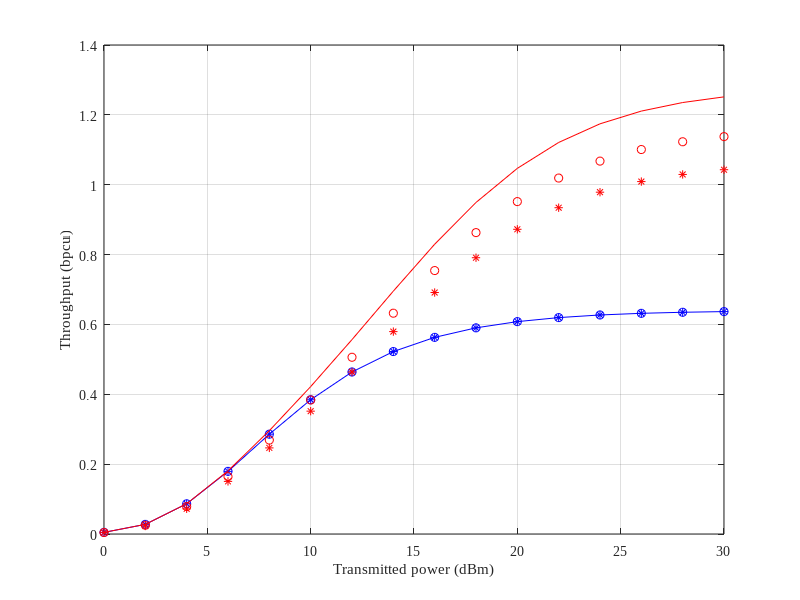
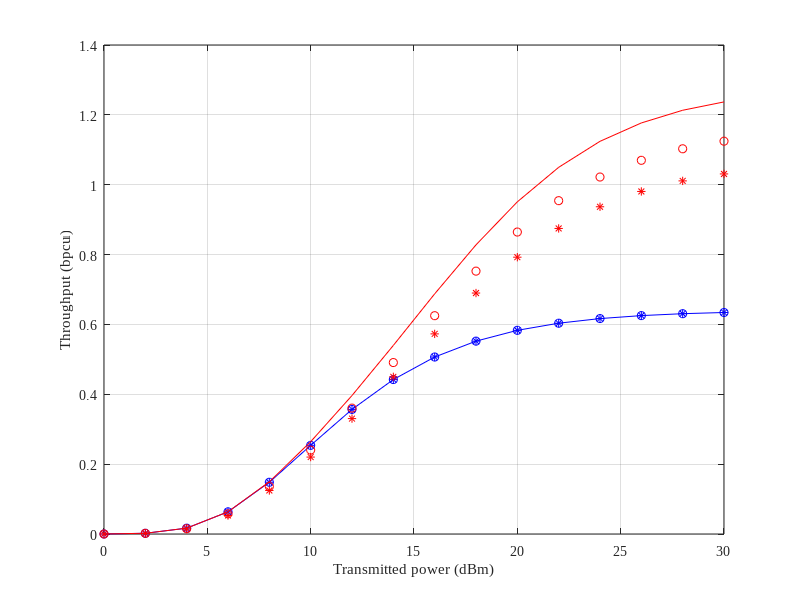

The MATLAB script that drew these images, in order:
clc; clear variables; close all;

% Basic setting
% # of channel tap
N = 1e6;
% Path loss exponent
eta = 4;
% User distance
d1 = 400;
d2 = 500;
% Rayleigh fading channel
h1 = sqrt(1/2*d1^-eta)*(randn(1,N)+1i*randn(1,N));
h2 = sqrt(1/2*d2^-eta)*(randn(1,N)+1i*randn(1,N));
% Channel mean
% lambda1 = mean(abs(h1).^2);
% lambda2 = mean(abs(h2).^2);

% Transmit power in dBm
Pt = 0:2:30;                
% Transmit power in linear scale
pt = (10^-3)*10.^(Pt/10);

% AWGN noise
% BW = 10^6;                  %System bandwidth
% No = -174 + 10*log10(BW);   %Noise power (dBm)
% no = (10^-3)*10.^(No/10);   %Noise power (linear scale)
No = -100;
no = (10^-3)*10.^(No/10);   %Noise power (linear scale)

% # of channel use (blocklength)
tx_times = 1:2;
M = 400;

% # of information bits
N1 = 256;
N2 = 256;

Delay_related = [0 0.05 0.1];
Delay = Delay_related.*M;

% Power allocaitn coefficient
alpha1 = 0.2;
alpha2 = 1 - alpha1;

epsilon2 = zeros(length(tx_times), length(tx_times)+1, length(Pt));
epsilon12 = zeros(length(tx_times), length(tx_times)+1, length(Pt));
epsilon11 = zeros(length(tx_times), length(tx_times)+1, length(Pt));
epsilon1 = zeros(length(tx_times), length(tx_times)+1, length(Pt));

epsilon2(:,1,:) = 1;
epsilon12(:,1,:) = 1;
epsilon11(:,1,:) = 1;
epsilon1(:,1,:) = 1;

T_cu_2 = zeros(length(tx_times), length(Pt),length(Delay_related));
T_cu_1 = zeros(length(tx_times), length(Pt),length(Delay_related));

N_expected_2 = zeros(length(tx_times), length(Pt));
N_expected_1 = zeros(length(tx_times), length(Pt));

throughput_2 = zeros(length(tx_times), length(Pt),length(Delay_related));
throughput_1 = zeros(length(tx_times), length(Pt),length(Delay_related));

for u=1:length(Pt)
    rho = pt(u)/ no;
    for tt = 1:length(tx_times)
        sub_M = M / tt;
        inc_M = M / tt;
        for mm = 1:tt
            % Common term
%             w1 = 2^(N1 / sub_M)-1;
%             w2 = 2^(N2 / sub_M)-1;
            % Calculate BLER
%             epsilon2(tt,mm+1,u) = w2/(lambda2*rho*(alpha2-alpha1*w2));
%             epsilon12(tt,mm+1,u) = w2/(lambda1*rho*(alpha2-alpha1*w2));
%             epsilon11(tt,mm+1,u) = w1/(lambda1*rho*alpha1);
%             epsilon1(tt,mm+1,u) = ...
%                 epsilon12(tt,mm+1,u) + epsilon11(tt,mm+1,u);
            % Q-function w/ NO approximation
            % Received SINR
            gamma2 = (alpha2*pt(u).*abs(h2).^2)./(alpha1*pt(u).*abs(h2).^2+no);
            gamma12 = (alpha2*pt(u).*abs(h1).^2)./(alpha1*pt(u).*abs(h1).^2+no);
            gamma11 = (alpha1*pt(u).*abs(h1).^2)./no;

            % Q-function argument
            x_2a = log2 (1+gamma2).*sub_M - N2;
            x_2b = log2 (exp(1))*sqrt((1-1./(1+gamma2).^2) .*sub_M);
            ratio2 = x_2a./x_2b;

            x_12a = log2 (1+gamma12).*sub_M - N2;
            x_12b = log2 (exp(1))*sqrt((1-1./(1+gamma12).^2) .*sub_M);
            ratio12 = x_12a./x_12b;

            x_11a = log2 (1+gamma11).*sub_M - N1;
            x_11b = log2 (exp(1))*sqrt((1-1./(1+gamma11).^2) .*sub_M);
            ratio11 = x_11a./x_11b;

            % Q-function
            q2 = qfunc(ratio2);
            q12 = qfunc(ratio12); 
            q11 = qfunc(ratio11); 
            
            epsilon2(tt,mm+1,u) = mean(q2);
            epsilon1(tt,mm+1,u) = mean(q12)+(1-mean(q12))*mean(q11);
                
            sub_M = sub_M + inc_M;
        end
        if tt == 1
            T_cu_2(tt,u,:) = M*epsilon2(tt,1,u);
            T_cu_1(tt,u,:) = M*epsilon1(tt,1,u);
        else
        T_cu_2(tt,u,:) = sum(inc_M*epsilon2(tt,1:tt,u))+...
                                Delay.*sum(epsilon2(tt,1:tt,u));
        T_cu_1(tt,u,:) = sum(inc_M*epsilon1(tt,1:tt,u))+...
                                Delay.*sum(epsilon1(tt,1:tt,u));  
        end
        N_expected_2(tt,u) = N2*(1-epsilon2(tt,mm+1,u));
        N_expected_1(tt,u) = N1*(1-epsilon1(tt,mm+1,u));     
    end
    % Calculate throughput
    throughput_2(:,u,:) = N_expected_2(:,u) ./ T_cu_2(:,u,:);
    throughput_1(:,u,:) = N_expected_1(:,u) ./ T_cu_1(:,u,:);
end

figure (1)
plot(Pt, throughput_2(1,:,1),'b');
hold on; grid on;
plot(Pt, throughput_2(1,:,2),'ob');
plot(Pt, throughput_2(1,:,3),'*b');

plot(Pt, throughput_2(2,:,1),'r');
plot(Pt, throughput_2(2,:,2),'or');
plot(Pt, throughput_2(2,:,3),'*r');

% plot(Pt, throughput_2(3,:,1),'g');
% plot(Pt, throughput_2(3,:,2),'og');
% plot(Pt, throughput_2(3,:,3),'*g');

xlabel('Transmitted power (dBm)');
ylabel('Throughput (bpcu)');
set(gca, 'FontName', 'Times New Roman');

figure (2)
plot(Pt, throughput_1(1,:,1),'b');
hold on; grid on;
plot(Pt, throughput_1(1,:,2),'ob');
plot(Pt, throughput_1(1,:,3),'*b');

plot(Pt, throughput_1(2,:,1),'r');
plot(Pt, throughput_1(2,:,2),'or');
plot(Pt, throughput_1(2,:,3),'*r');

% plot(Pt, throughput_1(3,:,1),'g');
% plot(Pt, throughput_1(3,:,2),'og');
% plot(Pt, throughput_1(3,:,3),'*g');

xlabel('Transmitted power (dBm)');
ylabel('Throughput (bpcu)');

set(gca, 'FontName', 'Times New Roman');